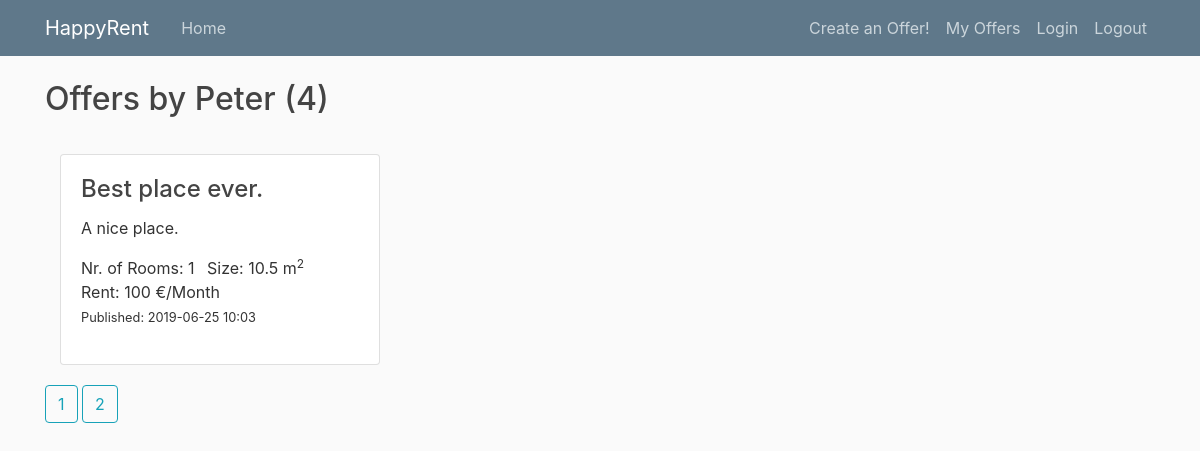
The app's page /user/Peter?page=2 with its own data.
### property_project/db_models.py (models this page shows, shortened)
class User(db.Model, UserMixin):
    __tablename__ = 'user'
    id = db.Column(db.Integer, primary_key=True)
    username = db.Column(db.String(20), unique=True, nullable=False)
    properties = db.relationship('PropertyItem', backref='author', lazy=True)

class PropertyItem(db.Model):
    __tablename__ = 'property_item'
    id = db.Column(db.Integer, primary_key=True)
    title = db.Column(db.String(100), nullable=False,
                      default="Best place ever.")
    date_posted = db.Column(db.DateTime, nullable=False,
                            default=datetime.datetime.utcnow)
    description = db.Column(db.String(250), default="A nice place.")
    rent = db.Column(db.Integer)  # (db.Numeric(6,2))
    rooms = db.Column(db.Integer, default=1)  # default=set_default_rooms
    size = db.Column(db.Integer)  # (db.Numeric(6,1))
    property_id = db.Column(db.Integer, ForeignKey('property_type.id'))
    property_type = db.relationship('PropertyType')
    user_id = db.Column(db.Integer, db.ForeignKey('user.id'), nullable=False)

### property_project/routes.py (the view)
@app.route("/user/<string:username>")
def user_items(username):
    page = request.args.get('page', 1, type=int)
    user = User.query.filter_by(username=username).first_or_404()
    prop_items = PropertyItem.query.filter_by(author=user)\
        .order_by(PropertyItem.date_posted.desc())\
        .paginate(page=page, per_page=3)
    return render_template('user_items.html', prop_items=prop_items, user=user)

### property_project/templates/user_items.html
{% extends "layout.html" %}
{% block content %}
<h2 class="mb-3">Offers by {{ user.username }} ({{ prop_items.total }}) </h2>
<div class="gap-20"></div>
<div class="card-deck-wrapper">
    <div class="card-deck">
        <div class="col-md-6">
            {% for prop_item in prop_items.items %}
                <div class="card">
                    <div class="card-body">
                        <h4 class="card-title">{{ prop_item.title }}</h4>
                        <p class="card-text">{{ prop_item.description }}</p>
                        <ul class="list-inline">
                            <li class="list-inline-item">Nr. of Rooms: {{ prop_item.rooms }} </li>
                            <li class="list-inline-item">Size: {{ prop_item.size }} m<sup>2</sup></li>
                            <li class="list-inline-item">Rent: {{ prop_item.rent }} €/Month</li>
                            <small>
                                <li class="list-inline-item">Published: {{ prop_item.date_posted.strftime('%Y-%m-%d %H:%M') }} </li>
                            </small>
                        </ul>
                    </div>
                </div>
                <div class="gap-20"></div>
            {% endfor %}
            {% for page_num in prop_items.iter_pages(left_edge=1, right_edge=1, left_current=1, right_current=2)%}
                {% if page_num %}
                {% if prop_items.page == page_num %}
                    <a class="btn btn-outline-info mb-4" href="{{ url_for('user_items', username=user.username, page = page_num) }}">
                        {{ page_num }}
                    </a>
                {% else %}
                    <a class="btn btn-outline-info mb-4" href="{{ url_for('user_items', username=user.username, page = page_num) }}">
                        {{ page_num }}
                    </a>
                {% endif %}
                {% else %}
                ...
                {% endif %}
            {% endfor %}
        </div>
    </div>
</div>
{% endblock content %}

### property_project/static/main.css (style rules this page uses)
body { background: #fafafa; color: #333333; margin-top: 5rem; }
h1, h2, h3, h4, h5, h6 { color: #444444; }
.gap-20 { width:100%; height:20px; }

### records on screen
User: username "Peter"
PropertyItem: title "Best place ever.", description "A nice place.", rooms "1", size "10.5", rent "100", date_posted "2019-06-25 10:03"

### other values on screen
{{ prop_items.total }} "4"
{{ page_num }} "1"
{{ page_num }} "2"
